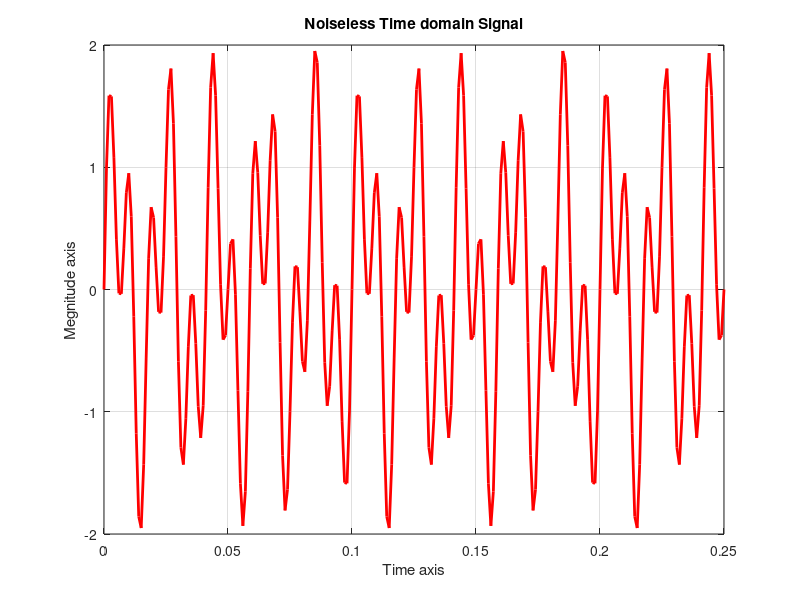

MATLAB code to generate this figure:
clc
clear all
close all
t=0:1/1000:0.25;
f1=50;
f2=120;
x=sin(2*pi*f1*t)+sin(2*pi*f2*t);  %noiseless
plot(t,x,'r','Linewidth',2);
title('Noiseless Time domain Signal');
xlabel('Time axis');
ylabel('Megnitude axis');
grid on;
